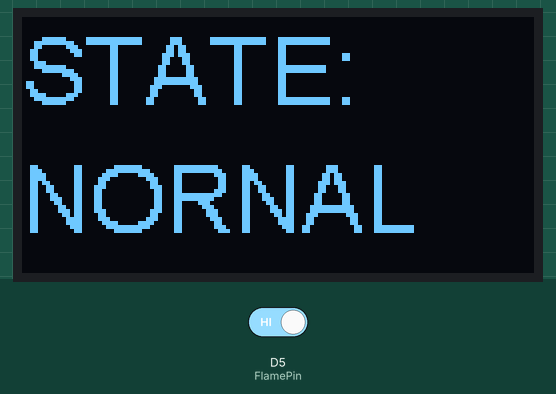
Simulated run of this sketch. Board: ESP8266 (NodeMCU). On the bench: 128×64 one-colour display. The inputs (shaded band) are chosen by the test bench; at power-on: D5 (FlamePin) HIGH.

Above: at 1.2 s.
1.3 s: D5 (FlamePin) driven LOW
At 2.2 s:
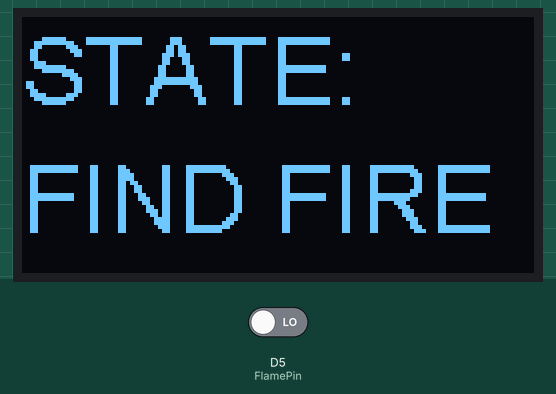
Timing chart, 0 to 4.3 s (numbered marks = the images above; inputs shaded):
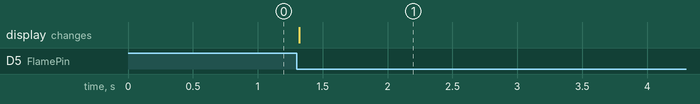

Measured:
- after the input at 1.3 s, the display: changes at once (image 1)

The sketch:

ESP8266NodeMCUOLED128x64_I2C_1.3_U8g2lib_flame.ino
```cpp
// For a connection via I2C using Wire include
#include <Wire.h>  // Only needed for Arduino 1.6.5 and earlier
#include <SH1106Wire.h>

// Initialize the OLED display using Wire library
SH1106Wire display(0x3c, D2, D1);

int FlameValue;// flame digital value
#define FlamePin D5// define flame pin D5

void setup() {
  display.init();
  display.flipScreenVertically();
  display.setFont(ArialMT_Plain_24);
  display.setTextAlignment(TEXT_ALIGN_LEFT);

  pinMode(FlamePin, INPUT);// 設定感測器为输入
}

void displayFlame() {
  FlameValue = digitalRead(FlamePin);
  display.setColor(WHITE);
  display.drawString(0, 0, "STATE:");
  if(FlameValue == LOW) {
      display.drawString(0, 32, "FIND FIRE");
    }else{
      display.drawString(0, 32, "NORNAL");
      }
  display.display();
  display.clear();
}

void loop() {
displayFlame();


}
```
